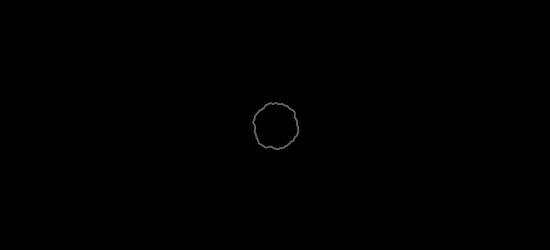
Frame 1 (no input)
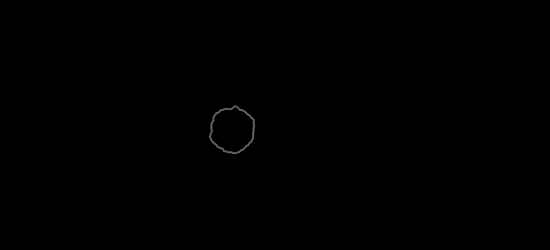
Frame 60 (the mouse pressed at the canvas centre just before this capture)
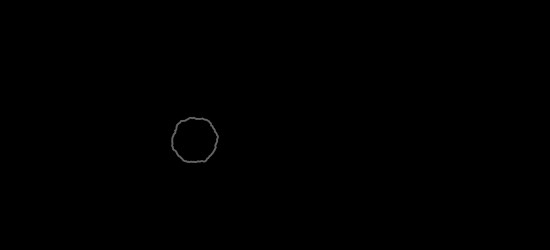
Frame 120 (the mouse held since frame 60 and released just before this capture)

The Processing sketch that drew these frames (run headless with seeded random() and noise(); from frame 60 on, the mouse is pressed at the canvas centre):

// Processing sketch: neurotic_circle
// ── neurotic_circle.pde

NeuroticCircle nc;

void setup()
{
  size(550, 250);
  smooth();
  frameRate(40);
  noStroke();
  
  nc = new NeuroticCircle();  
}

void draw()
{
  background(nc.getAngerLevel()*50, 0, 0);
  
  nc.move();
  nc.draw();
}

// ── NeuroticCircle.pde



class NeuroticCircle
{
  /* start shake and posibly chase the mouse at this level of anger */
  final float SHAKE_THRESHOLD = 0.6;
  
  /* always chase the mouse at this level of anger */
  final float CHASE_THRESHOLD = 0.95;
  
  PVector pos;
  float tVer, tHor, tShape, tShake, tChase;
  
  /* level of anger goes from 0 (calm) to 1 (angry!!!) */
  float angerLevel;
  
  public NeuroticCircle()
  {
    pos = new PVector(width/2, height/2);
    angerLevel = 0;
    
    tVer = 0;
    tHor = 10000;
    tShape = 20000;
    tShake = 30000;
    tChase = 40000;
  }
  
  public void move()
  {
    /* calculate the vector between the mouse and the circle */
    PVector evade = new PVector(pos.x-mouseX, pos.y-mouseY);
    
    /* find the distance between the mouse and the circle */
    float distance = evade.mag();
    
    /* Check if the mouse disturb the privacy of the circle.
     * The level of anger increases what is considered
     * to be invasion of privacy.
     */
    if (distance < 50+(angerLevel*100))
    {
      /* if angerLevel is above CHASE_THRESHOLD then always chase the mouse.
       * If angerLevel is above SHAKE_THRESHOLD give 50% for chase and 50% for evade.
       */
      if (angerLevel > CHASE_THRESHOLD ||
            (angerLevel > SHAKE_THRESHOLD && noise(tChase) > 0.5)) 
      {
            /* invert the evade vector making it a chase vector */
            evade.mult(-1);
            
            /* add the vector to the current position in proportion to the distance:
             * the circle will move towards the mouse faster when he is far away.
             */
            evade.normalize();            
            pos.add(PVector.mult(evade, distance/5));
      }
      else 
      {     
            /* evade from the mouse in proportion to the distance to him:
             * the circle will move away from the mouse faster when the mouse is close.
             */        
            evade.normalize();
            pos.add(PVector.mult(evade, 50/distance));
      }
      
      /* the mouse disturbs our privacy, increase anger level */
      if (angerLevel < 1)
            angerLevel += 0.002;
    }
    else {
      /* the mouse does not disturb our privacy, decrease anger level */
      if (angerLevel > 0)
            angerLevel -= 0.008;
    }
    
    
    /* add shake movement to the circle in proportion to the anger level */
    if (angerLevel > SHAKE_THRESHOLD) {
      tShake += 1.5;
      pos.x += sin(tShake)*(((angerLevel-SHAKE_THRESHOLD)/0.35)*10);
    }
    
    /* always add random noise (neuroza) to movement */
    PVector neuroza = new PVector(noise(tVer)-0.48, 
                                  noise(tHor)-0.48); 
    neuroza.mult(7+angerLevel*12);
    pos.add(neuroza);    
    
    /* increase perlin noise variables */    
    tVer += 0.2;
    tHor += 0.2;
    tChase += 0.1;
    
    /* keep the circle inside the screen */
    if (pos.x < 20)
          pos.x = 20;
    else if (pos.x > width-20)
          pos.x = width-20;
    
    if (pos.y < 20)
          pos.y = 20;
    else if (pos.y > height-20)
          pos.y = height-20;
  }
  
  public void draw()
  {
    /* more angry - more red */
    fill(100 + (angerLevel*155), 100-(angerLevel*100), 100-(angerLevel*100), 255);
    
    /* add individual circles with some noise
     * that depends on the anger level.
     */
    for (float i=0; i<PI*2; i+=0.05)
    {
      ellipse(pos.x + sin(i)*(20+noise(tShape)*(5+(angerLevel*8))), 
              pos.y + cos(i)*(20+noise(tShape)*(5+(angerLevel*8))), 2, 2);
              
      tShape += 0.2;
    }
  }
  
  public float getAngerLevel()
  {
    return angerLevel;
  }
}

// ── Walker.pde
class Walker
{
  final float CHASE_THRESHOLD = 0.6;
  final float SHAKE_THRESHOLD = 0.95;
  PVector pos;
  float tVer, tHor, tShape, tShake, tChase;
  float pissedOff;
  
  public Walker()
  {
    pos = new PVector(width/2, height/2);
    pissedOff = 0;
    
    tVer = 0;
    tHor = 10000;
    tShape = 20000;
    tShake = 30000;
    tChase = 40000;
  }
  
  public void tick()
  {
    PVector evade = new PVector(pos.x-mouseX, pos.y-mouseY);
    float distance = evade.mag();
    if (distance<1)
          distance=1;
          
    if (distance < 50+(pissedOff*100))
    {
      // If we are really pissed off, chase the mouse
      if (pissedOff > SHAKE_THRESHOLD ||
            (pissedOff > CHASE_THRESHOLD &&
            noise(tChase) > 0.5)) 
      {
            evade.mult(-1);
            evade.normalize();
            pos.add(PVector.mult(evade, distance/5));
      }
      else 
      {     
            evade.normalize();
            pos.add(PVector.mult(evade, 50/distance));
      }
      
      if (pissedOff < 1)
            pissedOff += 0.002;
    }
    else {
      if (pissedOff > 0)
            pissedOff -= 0.01;
    }
    
    /* if we are in chase mode make 
     * side to side movement
     */
    
    if (pissedOff > CHASE_THRESHOLD) {
      tShake += 1;
      pos.x += sin(tShake)*(((pissedOff-CHASE_THRESHOLD)/0.35)*10);
    }
    

    /* add random noise (neuroza) to movement */
    PVector neuroza = new PVector(noise(tVer)-0.48, 
                                  noise(tHor)-0.48); 
    neuroza.mult(5+pissedOff*5);
    
    pos.add(neuroza);    
        
    tVer += 0.2;
    tHor += 0.2;
    tChase += 0.1;
    
    /* keep the circle inside the screen */
    if (pos.x < 20)
          pos.x = 20;
    else if (pos.x > width-20)
          pos.x = width-20;
    
    if (pos.y < 20)
          pos.y = 20;
    else if (pos.y > height-20)
          pos.y = height-20;
  }
  
  public void draw()
  {
    fill(80 + (pissedOff*175), 80, 80, 255);
    
    for (float i=0; i<PI*2; i+=0.05)
    {
      ellipse(pos.x + sin(i)*(20+noise(tShape)*(5+(pissedOff*8))), 
              pos.y + cos(i)*(20+noise(tShape)*(5+(pissedOff*8))), 2, 2);
              
      tShape += 0.2;
    }
  }
}
